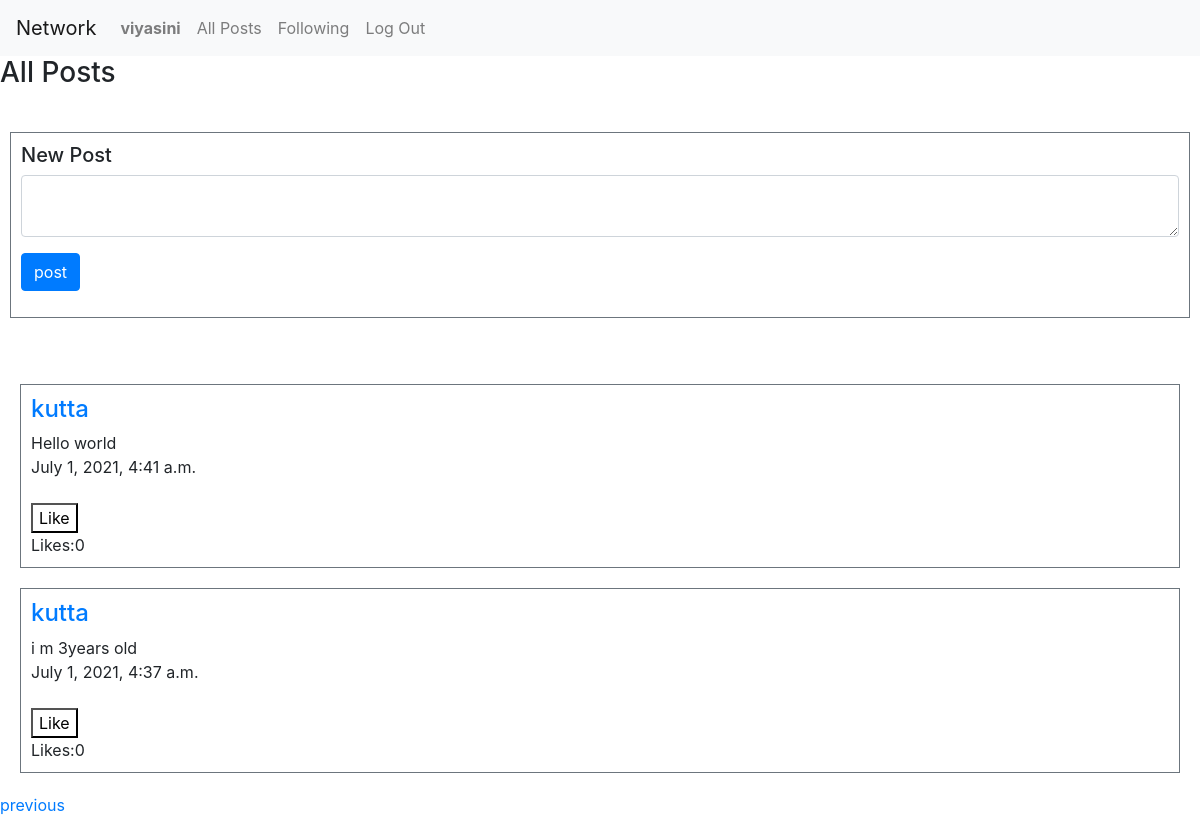
Page /?page=2 (signed in) on the committed database.
### network/models.py (models this page shows, shortened)
class User(AbstractUser):
    pass

class Post(models.Model):
    user = models.ForeignKey(User,on_delete=CASCADE,related_name="user")
    post_content = models.CharField(max_length=200)
    time = models.DateTimeField(auto_now_add=True)
    likes = models.IntegerField(default=0)

### network/views.py (the view)
# urls.py: path("", views.index, name="index"),
def index(request):
    if request.method == "POST":
        user = request.user
        post_content = request.POST["write-post"]
        if post_content != "":
            Post.objects.create(user = user, post_content = post_content,time = datetime.now(),likes = 0)
    posts = Post.objects.all().order_by('-time')
    for post in posts:
        post.likes = Like.objects.filter(post = post.id).count()
        post.save()
    paginator = Paginator(posts, 10)
    page_number = request.GET.get('page')
    posts = paginator.get_page(page_number)
    return render(request, "network/index.html",{
        "posts":posts
    })

### network/templates/network/index.html (shortened to what this page needs)
{% extends "network/layout.html" %}
{% load static %}
{% block body %}
    <h3>All Posts</h3> </br>
    {% if user.is_authenticated %}
    <div id=style style="margin: 10px;">
        <form id = "new-post" action="{% url 'index' %}" method = "POST" class="border border-secondary mt-2" style="padding: 10px;">
            <h5>New Post</h2>
            <div class="form-group">
                <textarea class="form-control" name="write-post"></textarea>
            </div>
            <div class="form-group">
                <button type="submit" class="btn btn-primary"> post </button>
            </div>
        </form>
    </div>
    {% endif %}
    <br> <br>
    <div id="posts">
        {% for post in posts %}
        <div class="border border-secondary mt-2" style="margin: 20px;">
            <div id = "post-display" style="padding: 10px;">
                <h4><a href="{% url 'profile' post.user.id%}"> {{post.user}} </a> </h4>
                <div id="post-{{post.id}}">{{post.post_content}}</div>
                <div>{{post.time}}</div>
                <br>
                <button id="like-btn-{{post.id}}" style="background-color: white;" onclick="like('{{ post.id }}')"> Like </button>
                <div id="like-count-{{post.id}}">Likes:{{post.likes}} </div>
            </div>
            </div>
        {% endfor %}
    {% if posts.has_previous %}
        <a href="?page={{ posts.previous_page_number }}">previous</a>
    {% endif %}
    </div>
{% endblock %}

### network/templates/network/layout.html (shortened to what this page needs)
{% load static %}
<!DOCTYPE html>
<html lang="en">
    <head>
        <link rel="stylesheet" href="https://stackpath.bootstrapcdn.com/bootstrap/4.4.1/css/bootstrap.min.css">
        <link href="{% static 'network/styles.css' %}" rel="stylesheet">
    </head>
    <body>
        <nav class="navbar navbar-expand-lg navbar-light bg-light">
            <a class="navbar-brand" href="#">Network</a>
            <div>
              <ul class="navbar-nav mr-auto">
                {% if user.is_authenticated %}
                    <li class="nav-item">
                        <a class="nav-link" href="{% url 'profile' user.id %}"><strong>{{ user.username }}</strong></a>
                    </li>
                {% endif %}
                <li class="nav-item">
                  <a class="nav-link" href="{% url 'index' %}">All Posts</a>
                </li>
                {% if user.is_authenticated %}
                    <li class="nav-item">
                        <a class="nav-link" href="{% url 'following' %}">Following</a>
                    </li>
                    <li class="nav-item">
                        <a class="nav-link" href="{% url 'logout' %}">Log Out</a>
                    </li>
                {% endif %}
              </ul>
            </div>
          </nav>
        <div class="body">
            {% block body %}
            {% endblock %}
        </div>
    </body>
</html>

### rows in the picture
User: username "viyasini"
Post: user "kutta", post_content "Hello world", time "July 1, 2021, 4:41 a.m.", likes "0"
Post: user "kutta", post_content "i m 3years old", time "July 1, 2021, 4:37 a.m.", likes "0"
